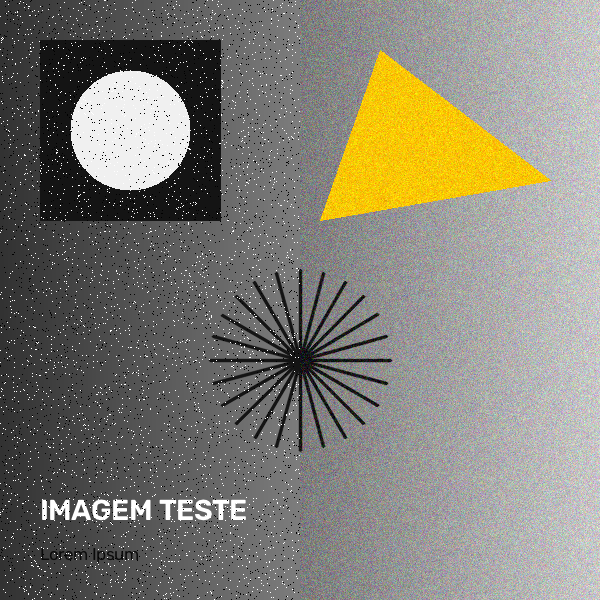
#> input picture imagem_teste.png, 600 x 600 px
$ python filtros.py
#> lines starting #> are read from the running program, lines starting #| are printed output that depends on the picture
import cv2
import numpy as np
import matplotlib.pyplot as plt

# carrega imagem de exemplo
img_bgr = cv2.imread("imagem_teste.png")
#> img_bgr is the input picture: shape (600, 600, 3); mean B, G, R 117.7, 127.6, 130.1
if img_bgr is None:
    raise FileNotFoundError("Imagem não encontrada. Verifique o caminho.")

img_rgb = cv2.cvtColor(img_bgr, cv2.COLOR_BGR2RGB)

# adiciona ruido artificial
img_ruidosa = img_rgb.copy()
probabilidade = 0.03
aleatorio = np.random.rand(*img_rgb.shape[:2])
img_ruidosa[aleatorio < (probabilidade / 2)] = 0      # Pimenta (preto)
img_ruidosa[aleatorio > (1 - probabilidade / 2)] = 255  # Sal (branco)
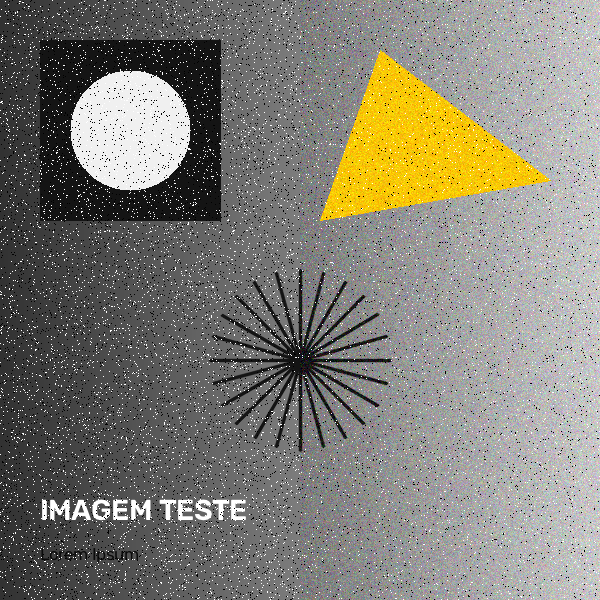
#> img_ruidosa: shape (600, 600, 3); mean R, G, B 130.1, 127.7, 118

# aplicacao dos filtros
# filtro de media (5x5)
blur_media = cv2.blur(img_ruidosa, (5, 5))
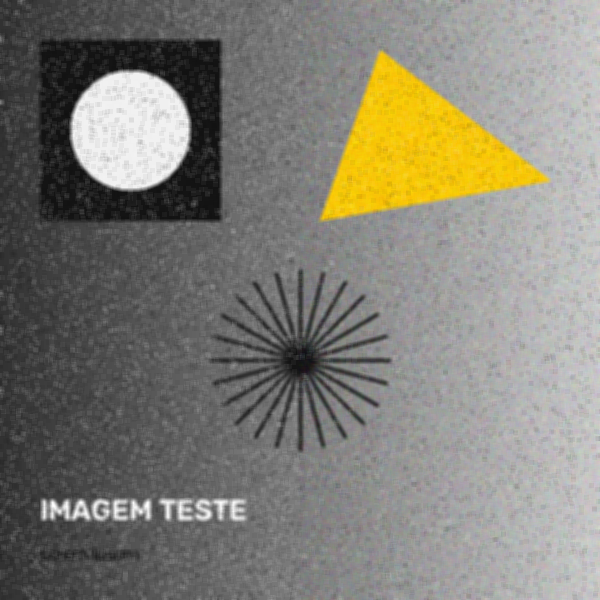
#> blur_media: shape (600, 600, 3); mean R, G, B 130.1, 127.7, 118

# filtro gaussiano (5x5)
blur_gauss = cv2.GaussianBlur(img_ruidosa, (5, 5), sigmaX=0)

# filtro mediana
blur_mediana = cv2.medianBlur(img_ruidosa, 5)
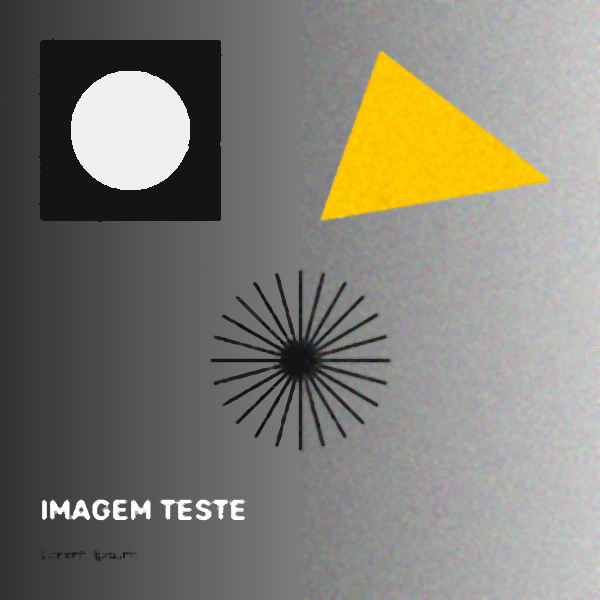
#> blur_mediana: shape (600, 600, 3); mean R, G, B 129.6, 126.9, 116.6

# filtro bilateral
blur_bilateral = cv2.bilateralFilter(img_ruidosa, d=9, sigmaColor=75, sigmaSpace=75)

# plotagem
filtros = [
    ("Original com Ruído", img_ruidosa),
    ("Média (cv2.blur)", blur_media),
    ("Gaussiano (cv2.GaussianBlur)", blur_gauss),
    ("Mediana (cv2.medianBlur)", blur_mediana),
    ("Bilateral (cv2.bilateralFilter)", blur_bilateral),
]

fig, axes = plt.subplots(1, 5, figsize=(22, 5))
for ax, (titulo, matriz) in zip(axes, filtros):
    ax.imshow(matriz)
    ax.set_title(titulo, fontsize=11, fontweight="bold")
    ax.axis("off")
#> this loop made 5 passes
#> titulo on passes 1 to 5: 'Original com Ruído', 'Média (cv2.blur)', 'Gaussiano (cv2.GaussianBlur)', 'Mediana (cv2.medianBlur)', 'Bilateral (cv2.bilateralFilter)'

plt.suptitle("Comparação de Filtros", fontsize=15, y=0.98)
plt.tight_layout()
plt.show()
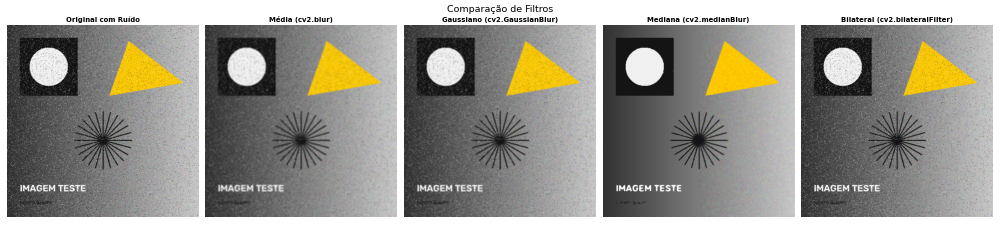
#> figure drawn by matplotlib, 5 panels
